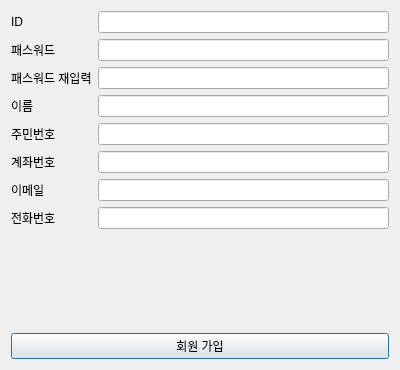
<?xml version="1.0" encoding="UTF-8"?>
<ui version="4.0">
 <class>Dialog</class>
 <widget class="QDialog" name="Dialog">
  <property name="geometry">
   <rect>
    <x>0</x>
    <y>0</y>
    <width>400</width>
    <height>370</height>
   </rect>
  </property>
  <property name="sizePolicy">
   <sizepolicy hsizetype="Fixed" vsizetype="Fixed">
    <horstretch>0</horstretch>
    <verstretch>0</verstretch>
   </sizepolicy>
  </property>
  <property name="minimumSize">
   <size>
    <width>400</width>
    <height>370</height>
   </size>
  </property>
  <property name="maximumSize">
   <size>
    <width>400</width>
    <height>370</height>
   </size>
  </property>
  <property name="windowTitle">
   <string>회원가입</string>
  </property>
  <layout class="QGridLayout" name="gridLayout">
   <item row="1" column="1">
    <layout class="QFormLayout" name="formLayout">
     <item row="0" column="0">
      <widget class="QLabel" name="id_label">
       <property name="text">
        <string>ID</string>
       </property>
      </widget>
     </item>
     <item row="1" column="0">
      <widget class="QLabel" name="pw_label">
       <property name="text">
        <string>패스워드</string>
       </property>
      </widget>
     </item>
     <item row="2" column="0">
      <widget class="QLabel" name="pw_repeat_label">
       <property name="text">
        <string>패스워드 재입력</string>
       </property>
      </widget>
     </item>
     <item row="3" column="0">
      <widget class="QLabel" name="name_label">
       <property name="text">
        <string>이름</string>
       </property>
      </widget>
     </item>
     <item row="4" column="0">
      <widget class="QLabel" name="ssn_label">
       <property name="text">
        <string>주민번호</string>
       </property>
      </widget>
     </item>
     <item row="5" column="0">
      <widget class="QLabel" name="account_number_label">
       <property name="text">
        <string>계좌번호</string>
       </property>
      </widget>
     </item>
     <item row="6" column="0">
      <widget class="QLabel" name="email_label">
       <property name="text">
        <string>이메일</string>
       </property>
      </widget>
     </item>
     <item row="7" column="0">
      <widget class="QLabel" name="phone_number_label">
       <property name="text">
        <string>전화번호</string>
       </property>
      </widget>
     </item>
     <item row="0" column="1">
      <widget class="QLineEdit" name="input_id"/>
     </item>
     <item row="1" column="1">
      <widget class="QLineEdit" name="input_pw"/>
     </item>
     <item row="2" column="1">
      <widget class="QLineEdit" name="input_pw_repeat"/>
     </item>
     <item row="3" column="1">
      <widget class="QLineEdit" name="input_name"/>
     </item>
     <item row="4" column="1">
      <widget class="QLineEdit" name="input_ssn"/>
     </item>
     <item row="5" column="1">
      <widget class="QLineEdit" name="input_account_number"/>
     </item>
     <item row="6" column="1">
      <widget class="QLineEdit" name="input_email"/>
     </item>
     <item row="7" column="1">
      <widget class="QLineEdit" name="input_phone_number"/>
     </item>
    </layout>
   </item>
   <item row="2" column="1">
    <widget class="QPushButton" name="signup_ok_btn">
     <property name="text">
      <string>회원 가입</string>
     </property>
    </widget>
   </item>
  </layout>
 </widget>
 <resources/>
 <connections/>
</ui>
